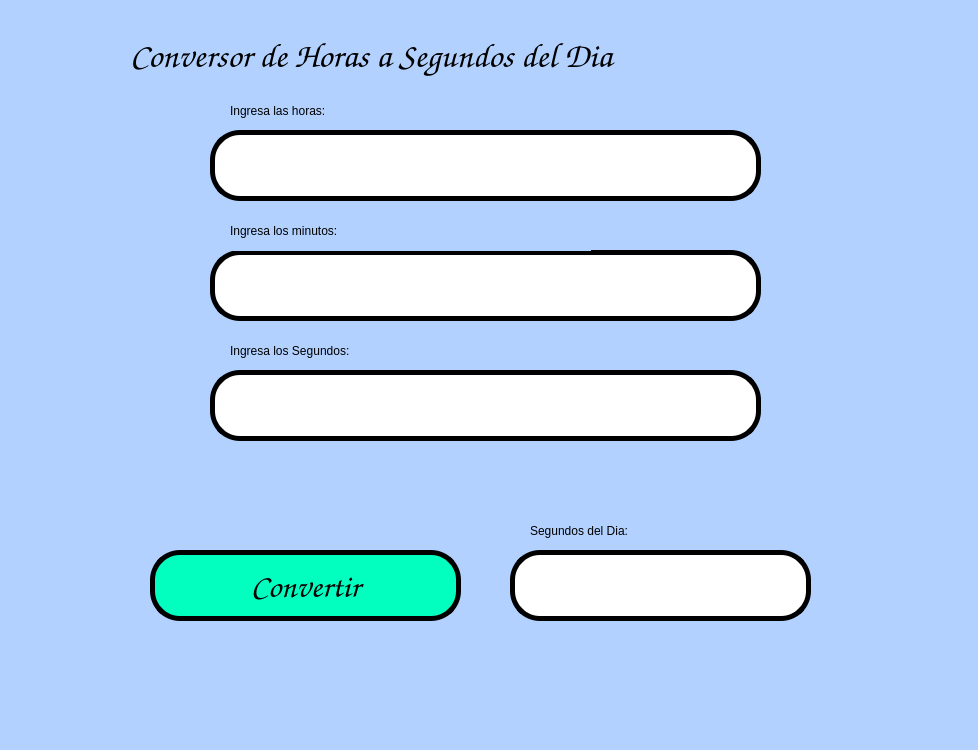
<?xml version="1.0" encoding="UTF-8"?>
<ui version="4.0">
 <class>MainWindow</class>
 <widget class="QMainWindow" name="MainWindow">
  <property name="geometry">
   <rect>
    <x>0</x>
    <y>0</y>
    <width>978</width>
    <height>750</height>
   </rect>
  </property>
  <property name="windowTitle">
   <string>MainWindow</string>
  </property>
  <property name="styleSheet">
   <string notr="true">background-color: rgb(178, 209, 255);</string>
  </property>
  <widget class="QWidget" name="centralwidget">
   <widget class="QPushButton" name="btn_convertir">
    <property name="geometry">
     <rect>
      <x>150</x>
      <y>550</y>
      <width>311</width>
      <height>71</height>
     </rect>
    </property>
    <property name="palette">
     <palette>
      <active>
       <colorrole role="Button">
        <brush brushstyle="SolidPattern">
         <color alpha="255">
          <red>3</red>
          <green>255</green>
          <blue>192</blue>
         </color>
        </brush>
       </colorrole>
       <colorrole role="Base">
        <brush brushstyle="SolidPattern">
         <color alpha="255">
          <red>3</red>
          <green>255</green>
          <blue>192</blue>
         </color>
        </brush>
       </colorrole>
       <colorrole role="Window">
        <brush brushstyle="SolidPattern">
         <color alpha="255">
          <red>3</red>
          <green>255</green>
          <blue>192</blue>
         </color>
        </brush>
       </colorrole>
      </active>
      <inactive>
       <colorrole role="Button">
        <brush brushstyle="SolidPattern">
         <color alpha="255">
          <red>3</red>
          <green>255</green>
          <blue>192</blue>
         </color>
        </brush>
       </colorrole>
       <colorrole role="Base">
        <brush brushstyle="SolidPattern">
         <color alpha="255">
          <red>3</red>
          <green>255</green>
          <blue>192</blue>
         </color>
        </brush>
       </colorrole>
       <colorrole role="Window">
        <brush brushstyle="SolidPattern">
         <color alpha="255">
          <red>3</red>
          <green>255</green>
          <blue>192</blue>
         </color>
        </brush>
       </colorrole>
      </inactive>
      <disabled>
       <colorrole role="Button">
        <brush brushstyle="SolidPattern">
         <color alpha="255">
          <red>3</red>
          <green>255</green>
          <blue>192</blue>
         </color>
        </brush>
       </colorrole>
       <colorrole role="Base">
        <brush brushstyle="SolidPattern">
         <color alpha="255">
          <red>3</red>
          <green>255</green>
          <blue>192</blue>
         </color>
        </brush>
       </colorrole>
       <colorrole role="Window">
        <brush brushstyle="SolidPattern">
         <color alpha="255">
          <red>3</red>
          <green>255</green>
          <blue>192</blue>
         </color>
        </brush>
       </colorrole>
      </disabled>
     </palette>
    </property>
    <property name="font">
     <font>
      <family>Comic Sans MS</family>
      <pointsize>25</pointsize>
      <weight>9</weight>
      <italic>false</italic>
      <bold>false</bold>
     </font>
    </property>
    <property name="whatsThis">
     <string>&lt;html&gt;&lt;head/&gt;&lt;body&gt;&lt;p&gt;&lt;span style=&quot; color:#ff5500;&quot;&gt;aserfg&lt;/span&gt;&lt;/p&gt;&lt;/body&gt;&lt;/html&gt;</string>
    </property>
    <property name="styleSheet">
     <string notr="true">background-color: rgb(3, 255, 192);
border: 5px solid black;
border-radius: 30px;
font: 75 25pt &quot;Comic Sans MS&quot;;</string>
    </property>
    <property name="text">
     <string>Convertir</string>
    </property>
   </widget>
   <widget class="QLabel" name="label">
    <property name="geometry">
     <rect>
      <x>230</x>
      <y>90</y>
      <width>361</width>
      <height>41</height>
     </rect>
    </property>
    <property name="styleSheet">
     <string notr="true">font: 75 18pt &quot;Comic Sans MS&quot;;</string>
    </property>
    <property name="text">
     <string>Ingresa las horas:</string>
    </property>
   </widget>
   <widget class="QLineEdit" name="txt_horas">
    <property name="geometry">
     <rect>
      <x>210</x>
      <y>130</y>
      <width>551</width>
      <height>71</height>
     </rect>
    </property>
    <property name="font">
     <font>
      <family>Comic Sans MS</family>
      <pointsize>22</pointsize>
      <weight>50</weight>
      <bold>false</bold>
     </font>
    </property>
    <property name="styleSheet">
     <string notr="true">background-color: rgb(255, 255, 255);
border: 5px solid black;
border-radius: 30px;</string>
    </property>
    <property name="text">
     <string/>
    </property>
   </widget>
   <widget class="QLabel" name="label_2">
    <property name="geometry">
     <rect>
      <x>530</x>
      <y>510</y>
      <width>271</width>
      <height>41</height>
     </rect>
    </property>
    <property name="styleSheet">
     <string notr="true">font: 75 18pt &quot;Comic Sans MS&quot;;</string>
    </property>
    <property name="text">
     <string>Segundos del Dia:</string>
    </property>
   </widget>
   <widget class="QLineEdit" name="txt_res">
    <property name="geometry">
     <rect>
      <x>510</x>
      <y>550</y>
      <width>301</width>
      <height>71</height>
     </rect>
    </property>
    <property name="font">
     <font>
      <family>Comic Sans MS</family>
      <pointsize>22</pointsize>
      <weight>50</weight>
      <bold>false</bold>
     </font>
    </property>
    <property name="styleSheet">
     <string notr="true">background-color: rgb(255, 255, 255);
border: 5px solid black;
border-radius: 30px;</string>
    </property>
    <property name="text">
     <string/>
    </property>
   </widget>
   <widget class="QLabel" name="label_3">
    <property name="geometry">
     <rect>
      <x>130</x>
      <y>30</y>
      <width>651</width>
      <height>51</height>
     </rect>
    </property>
    <property name="font">
     <font>
      <family>Comic Sans MS</family>
      <pointsize>26</pointsize>
      <weight>9</weight>
      <italic>false</italic>
      <bold>false</bold>
     </font>
    </property>
    <property name="styleSheet">
     <string notr="true">font: 75 26pt &quot;Comic Sans MS&quot;;</string>
    </property>
    <property name="text">
     <string>Conversor de Horas a Segundos del Dia</string>
    </property>
   </widget>
   <widget class="QLineEdit" name="txt_min">
    <property name="geometry">
     <rect>
      <x>210</x>
      <y>250</y>
      <width>551</width>
      <height>71</height>
     </rect>
    </property>
    <property name="font">
     <font>
      <family>Comic Sans MS</family>
      <pointsize>22</pointsize>
      <weight>50</weight>
      <bold>false</bold>
     </font>
    </property>
    <property name="styleSheet">
     <string notr="true">background-color: rgb(255, 255, 255);
border: 5px solid black;
border-radius: 30px;</string>
    </property>
    <property name="text">
     <string/>
    </property>
   </widget>
   <widget class="QLabel" name="label_4">
    <property name="geometry">
     <rect>
      <x>230</x>
      <y>210</y>
      <width>361</width>
      <height>41</height>
     </rect>
    </property>
    <property name="styleSheet">
     <string notr="true">font: 75 18pt &quot;Comic Sans MS&quot;;</string>
    </property>
    <property name="text">
     <string>Ingresa los minutos:</string>
    </property>
   </widget>
   <widget class="QLabel" name="label_5">
    <property name="geometry">
     <rect>
      <x>230</x>
      <y>330</y>
      <width>361</width>
      <height>41</height>
     </rect>
    </property>
    <property name="styleSheet">
     <string notr="true">font: 75 18pt &quot;Comic Sans MS&quot;;</string>
    </property>
    <property name="text">
     <string>Ingresa los Segundos:</string>
    </property>
   </widget>
   <widget class="QLineEdit" name="txt_seg">
    <property name="geometry">
     <rect>
      <x>210</x>
      <y>370</y>
      <width>551</width>
      <height>71</height>
     </rect>
    </property>
    <property name="font">
     <font>
      <family>Comic Sans MS</family>
      <pointsize>22</pointsize>
      <weight>50</weight>
      <bold>false</bold>
     </font>
    </property>
    <property name="styleSheet">
     <string notr="true">background-color: rgb(255, 255, 255);
border: 5px solid black;
border-radius: 30px;</string>
    </property>
    <property name="text">
     <string/>
    </property>
   </widget>
   <widget class="QLabel" name="imagen_2">
    <property name="geometry">
     <rect>
      <x>780</x>
      <y>10</y>
      <width>181</width>
      <height>91</height>
     </rect>
    </property>
    <property name="autoFillBackground">
     <bool>false</bool>
    </property>
    <property name="styleSheet">
     <string notr="true"/>
    </property>
    <property name="text">
     <string/>
    </property>
    <property name="pixmap">
     <pixmap resource="../Archivos/Recursos.qrc">:/logos/log_uat_nuevo.png</pixmap>
    </property>
    <property name="scaledContents">
     <bool>true</bool>
    </property>
   </widget>
   <widget class="QLabel" name="imagen">
    <property name="geometry">
     <rect>
      <x>0</x>
      <y>10</y>
      <width>121</width>
      <height>101</height>
     </rect>
    </property>
    <property name="autoFillBackground">
     <bool>false</bool>
    </property>
    <property name="styleSheet">
     <string notr="true"/>
    </property>
    <property name="text">
     <string/>
    </property>
    <property name="pixmap">
     <pixmap resource="../Archivos/Recursos.qrc">:/logos/FIT_logo_vertical.png</pixmap>
    </property>
    <property name="scaledContents">
     <bool>true</bool>
    </property>
   </widget>
   <widget class="QLabel" name="imagen_3">
    <property name="geometry">
     <rect>
      <x>860</x>
      <y>590</y>
      <width>101</width>
      <height>91</height>
     </rect>
    </property>
    <property name="autoFillBackground">
     <bool>false</bool>
    </property>
    <property name="styleSheet">
     <string notr="true"/>
    </property>
    <property name="text">
     <string/>
    </property>
    <property name="pixmap">
     <pixmap resource="../Archivos/Recursos.qrc">:/ejercicios/ContornoTD.jpg</pixmap>
    </property>
    <property name="scaledContents">
     <bool>true</bool>
    </property>
   </widget>
  </widget>
  <widget class="QMenuBar" name="menubar">
   <property name="geometry">
    <rect>
     <x>0</x>
     <y>0</y>
     <width>978</width>
     <height>21</height>
    </rect>
   </property>
  </widget>
  <widget class="QStatusBar" name="statusbar"/>
 </widget>
 <resources>
  <include location="../Archivos/Recursos.qrc"/>
 </resources>
 <connections/>
</ui>
